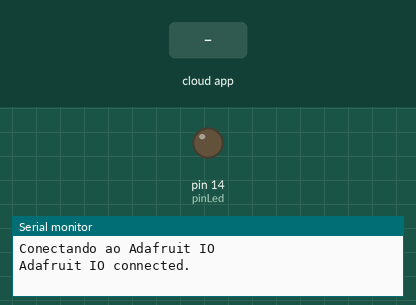
A sketch run on a simulated Arduino Uno, built for the host (arithmetic inside an expression is 32-bit, double 64-bit). Shown: output pins drawn as LEDs (lit = HIGH), the last lines printed to the serial monitor. Inputs (shaded band) come from the test bench.

Above: at 2.7 s.
2.8 s: the phone or cloud app sets botaoled to 1
At 3.3 s:
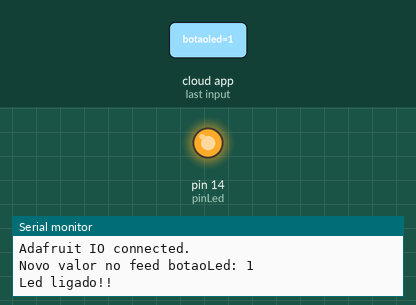
4.3 s: the phone or cloud app sets botaoled to 0
At 4.6 s:
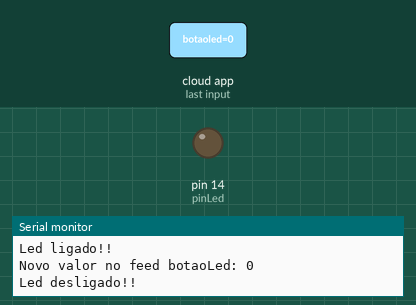
Timing chart, 0 to 7.3 s (numbered marks = the images above; inputs shaded):
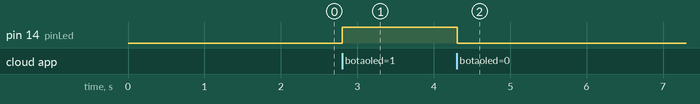

Measured:
- after the input at 2.8 s, pin 14 (pinLed): LOW → HIGH at once
- after the input at 4.3 s, pin 14 (pinLed): HIGH → LOW at once

The sketch:

atv_botaoled01.ino
```cpp
#include "AdafruitIO_WiFi.h"

#define WIFI_SSID "malu"
#define WIFI_PASS "13061306"

// Autenticação Adafruit IO
#define IO_USERNAME "livmaria"
#define IO_KEY "aio_NNhv22WAg9WBs6GgbYGB3lk4Ybu3"

AdafruitIO_WiFi io(IO_USERNAME, IO_KEY, WIFI_SSID, WIFI_PASS);

#define pinLed 14  // pino do LED

// variavel / ponteiro para referencia o feed temperatura
AdafruitIO_Feed *botaoled = io.feed("botaoled");

// ===== SETUP =====
void setup() {
  Serial.begin(115200);
  pinMode(pinLed, OUTPUT);
  digitalWrite(pinLed, LOW);

  // Aguarda inicializar o Serial
  while (!Serial);

  Serial.print("Conectando ao Adafruit IO");
  io.connect();

  // Configura callback do feed
  botaoled->onMessage(handleBotaoLed);

  // Espera conexão
  while (io.status() < AIO_CONNECTED) {
    Serial.print(".");
    delay(500);
  }

  // Mostra status quando conecta
  Serial.println();
  Serial.println(io.statusText());

  //Último valor do feed
  botaoled->get();
}

void loop() {
  io.run();
}

// callback
void handleBotaoLed(AdafruitIO_Data *data) {
  Serial.print("Novo valor no feed botaoLed: ");
  Serial.println(data->toString());

  if (data->toBool()) {
    digitalWrite(pinLed, HIGH);
    Serial.println("Led ligado!!");
  } else {
    digitalWrite(pinLed, LOW);
    Serial.println("Led desligado!!");
  }
}
```
